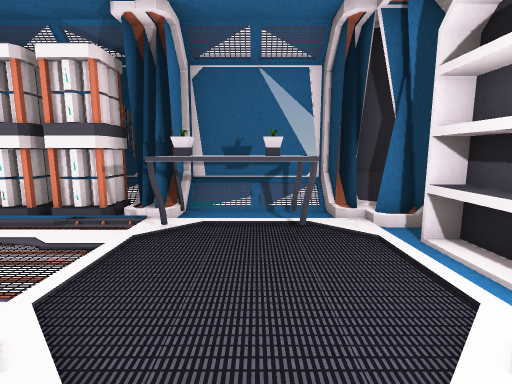
view 1 (above)

16 first-person views from a walk through a scene from a Unity 3-D project. The camera is 1.3 m above the floor, tilts 8° down and sees 85° across. Doors are open. The floor is counted in squares, 1 m on a side. Each view is taken from the middle of a square. On the plan, view 1 faces up. The plan holds only what a view shows up to about 13 squares ahead; the rest is blank.

view 2
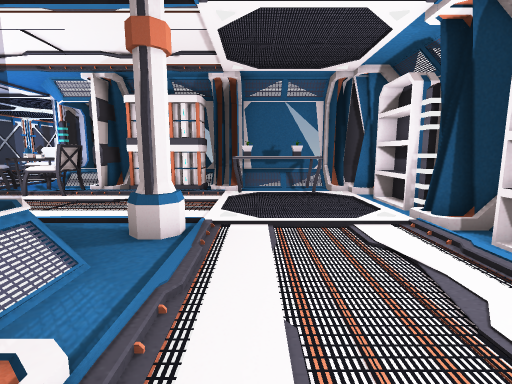

view 3
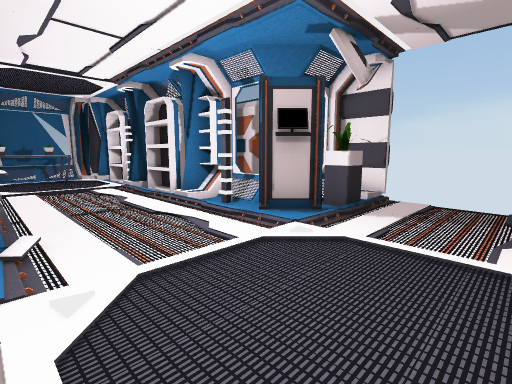

view 4
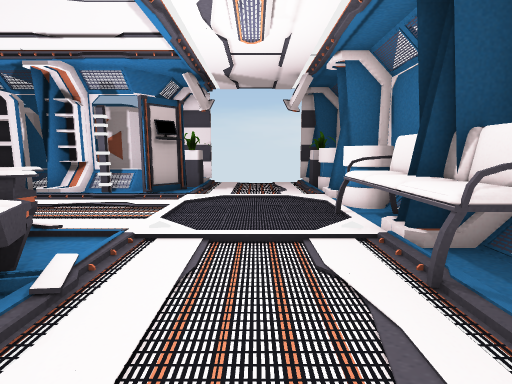

view 5
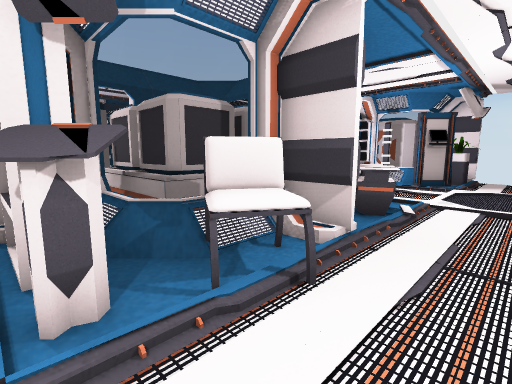

view 6
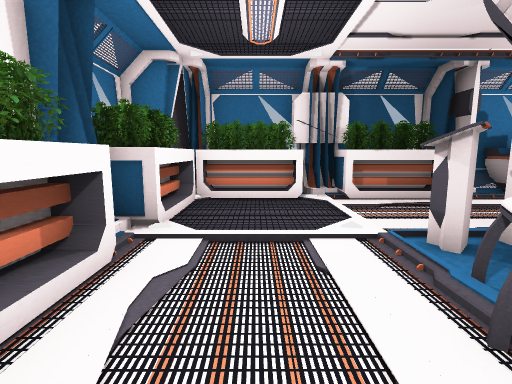

view 7
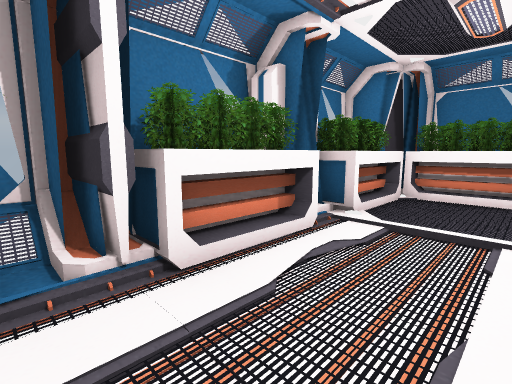

view 8
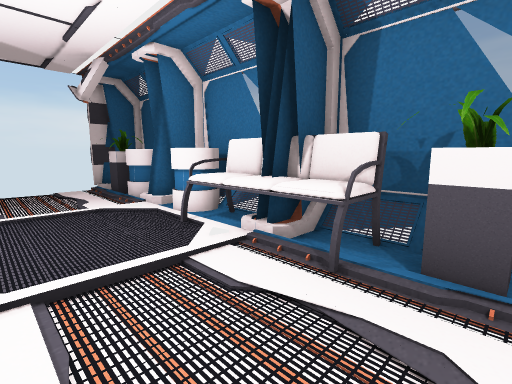

view 9
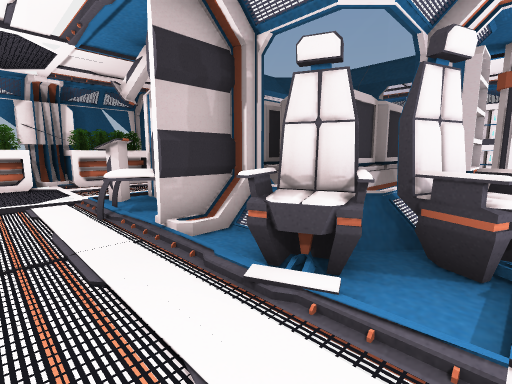

view 10
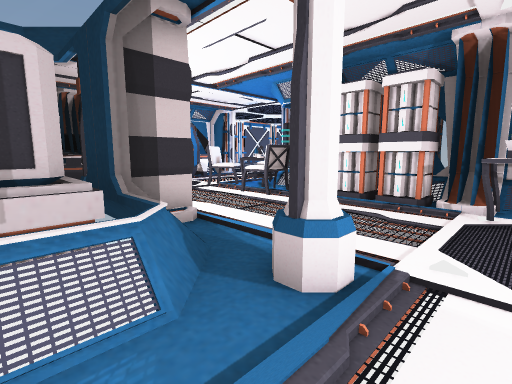

view 11
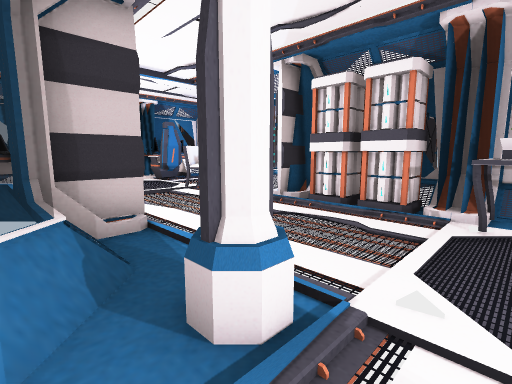

view 12
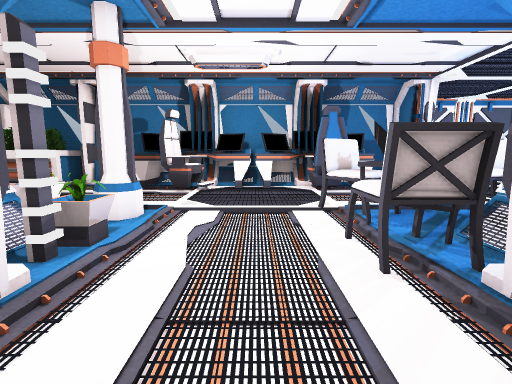

view 13
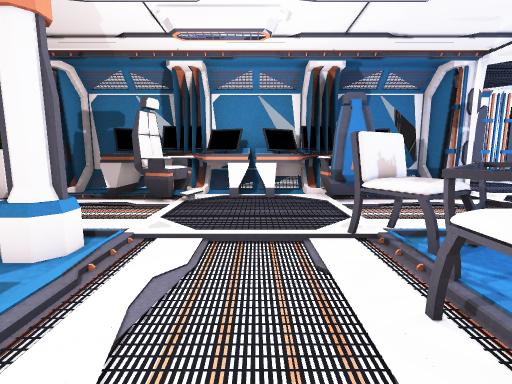

view 14
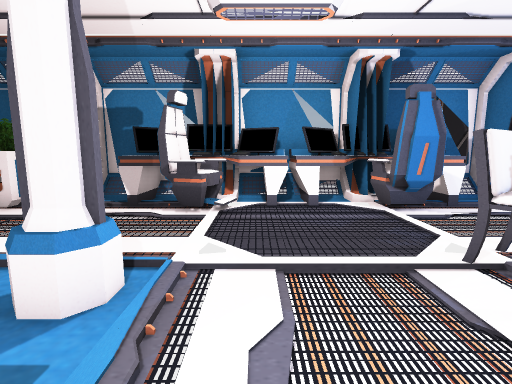

view 15
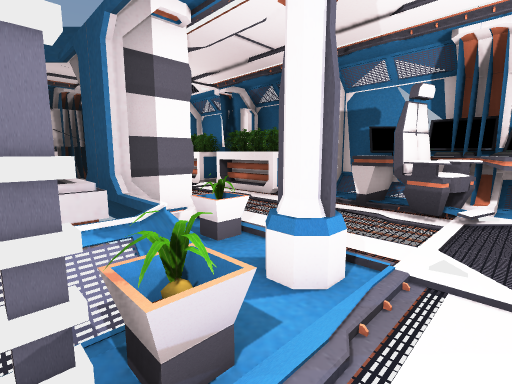

view 16
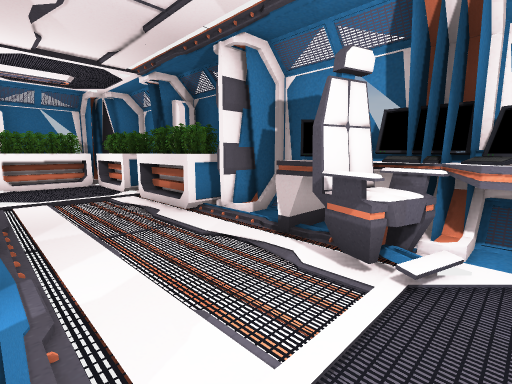

### Floor plan
Key: @ floor where view 1 was taken; # wall or solid block; . main floor; : floor 0.25 m higher than the main floor; / step, stairs or slope; D open door; = window, fence, low wall or low ledge; B battery; S shelf; C chair; T table; L column; N container; P plant; F sofa; E console; K desk; O other object.
Columns run from 18 left of view 1 to 6 right of it. Each row starts with its distance up from view 1.
 14 #
 13 #.
 12 #..
 11   ..
 10    ...
  9  ####.. ###
  8   =/...CC##
  7   =KK...TT###===#=###
  6   =K O..CTT## /##OOO##
  5   #KKO.CCCCC#B.BOOOO##
  4   #KK...C.CC.....OOOSS
  3   #KK...............SSO
  2   #KK...............S#
  1   #KKO..L:P##::L:...##
  0   =KKO..LL###::LL.@.:#
 -1   =KK...P##NNN=#....SSNN
 -2   =/....::NN  N/....S#N
 -3   ###...##N  NNS/...##NN
 -4   #OO...SSN NNN/....:#NN
 -5   #OO...SS#NNNNOO...::NNN
 -6   #SO...EECC#/OOO...:OP/#
 -7   #SO...EECC#.OO....:O..D
 -8   #SO...................D
 -9   #OO...................D
-10   #OO...................D
-11   ##OOOOOOOO#P:FFFFO#O::D
-12    ##OOSSSOO#::F#FFO#OP:#
-13     ###=  #=#===###=#  =#

Positions as (right, up) in squares from view 1, and headings:
1: (0, 0), facing up
2: (-1, -4), facing up
3: (-2, -10), facing up-right
4: (-6, -9), facing right
5: (-10, -9), facing up-right
6: (-6, -9), facing left
7: (-5, -8), facing down-left
8: (-5, -8), facing down-right
9: (-2, -9), facing up-left
10: (-1, -2), facing up-left
11: (-1, -1), facing up-left
12: (-4, 3), facing left
13: (-6, 3), facing left
14: (-7, 2), facing left
15: (-7, 2), facing down-left
16: (-10, 2), facing down-left
